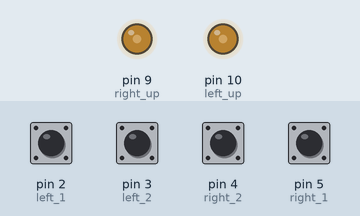
Bench run of a sketch on a simulated Arduino Uno, built with avr-gcc and run on an emulated ATmega328P. On the bench: output pins drawn as LEDs (lit = HIGH). The test bench sets the inputs (shaded band); at power-on: pin 2 (left_1), pin 3 (left_2), pin 4 (right_2), pin 5 (right_1) LOW.

Above: at 1.3 s.
1.4 s: pin 2 (left_1) pulled HIGH for 0.15 s
At 2.6 s:
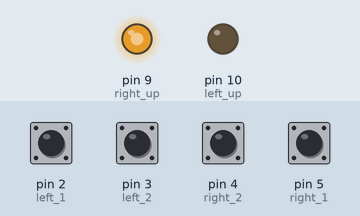
3.0 s: pin 3 (left_2) pulled HIGH for 0.15 s
At 4.1 s:
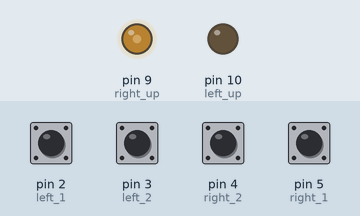
4.6 s: pin 4 (right_2) pulled HIGH for 0.15 s
At 5.3 s:
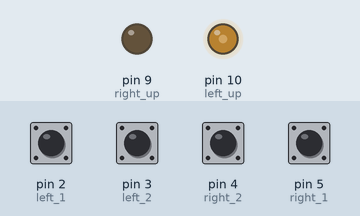
6.2 s: pin 5 (right_1) pulled HIGH for 0.15 s
At 6.5 s:
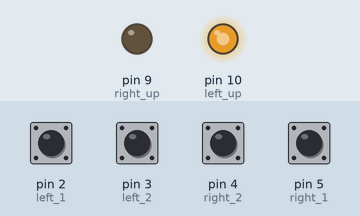
7.8 s: pin 2 (left_1) pulled HIGH for 1 s
At 8.9 s:
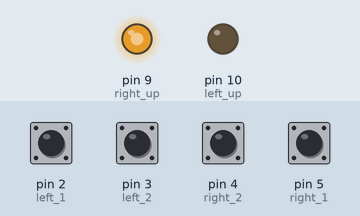
10.3 s: pin 3 (left_2) pulled HIGH for 1 s
At 10.8 s:
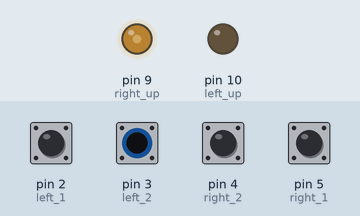
Timing chart, 0 to 13.3 s (numbered marks = the images above; inputs shaded):
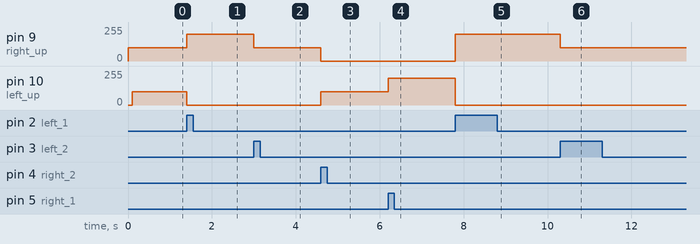

The sketch:

car1_4.ino
```cpp
#define right_up 9
#define left_up 10
#define left_1 2
#define left_2 3
#define right_1 5
#define right_2 4

char dir;
int num1,num2,num3,num4;

void setup()
{
  //Serial.begin(9600);
  pinMode(right_up,OUTPUT);
  pinMode(left_up,OUTPUT);
  pinMode(left_1,INPUT);
  pinMode(left_2,INPUT);
  pinMode(right_1,INPUT);
  pinMode(right_2,INPUT);
  forward(100);
}

void loop()
{
  num1=digitalRead(2);
  num2=digitalRead(3);
  num3=digitalRead(4);
  num4=digitalRead(5);
  if(num1==1)
    turn_right(200);
  if(num2==1)
    turn_right(100);
  if(num3==1)
    turn_left(100);
  if(num4==1)
    turn_left(200);
}

void forward(int num)
{
  analogWrite(right_up,num);
  delay(100);
  //digitalWrite(right_down,0);
  analogWrite(left_up,num);
  //digitalWrite(left_down,0);
}


void turn_left(int num)
{
  digitalWrite(right_up,0);
  //digitalWrite(right_down,1);
  analogWrite(left_up,num);
  //digitalWrite(left_down,0);
}

void turn_right(int num)
{
  analogWrite(right_up,num);
  //digitalWrite(right_down,0);
  digitalWrite(left_up,0);
  //digitalWrite(left_down,1);
}

void stop_now()
{
  digitalWrite(right_up,0);
  //digitalWrite(right_down,1);
  digitalWrite(left_up,0);
  //digitalWrite(left_down,1);
}
```

Measured:
- after the input at 1.4 s, pin 9 (right_up): 100/255 → 200/255 at once; pin 10 (left_up): 100/255 → 0/255 at once
- after the input at 3.0 s, pin 9 (right_up): 200/255 → 100/255 at once
- after the input at 4.6 s, pin 9 (right_up): 100/255 → 0/255 at once; pin 10 (left_up): 0/255 → 100/255 at once
- after the input at 6.2 s, pin 10 (left_up): 100/255 → 200/255 at once
- after the input at 7.8 s, pin 9 (right_up): 0/255 → 200/255 at once; pin 10 (left_up): 200/255 → 0/255 at once
- after the input at 10.3 s, pin 9 (right_up): 200/255 → 100/255 at once
